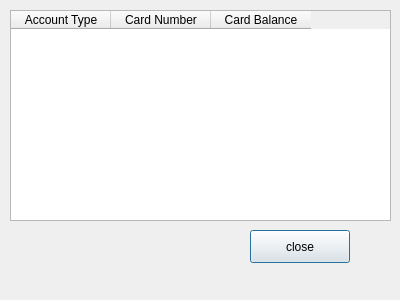
<?xml version="1.0" encoding="UTF-8"?>
<ui version="4.0">
 <class>ViewCardsWindow</class>
 <widget class="QDialog" name="ViewCardsWindow">
  <property name="geometry">
   <rect>
    <x>0</x>
    <y>0</y>
    <width>400</width>
    <height>300</height>
   </rect>
  </property>
  <property name="windowTitle">
   <string>Dialog</string>
  </property>
  <widget class="QTableWidget" name="cardsTable">
   <property name="geometry">
    <rect>
     <x>10</x>
     <y>10</y>
     <width>381</width>
     <height>211</height>
    </rect>
   </property>
   <column>
    <property name="text">
     <string>Account Type</string>
    </property>
   </column>
   <column>
    <property name="text">
     <string>Card Number</string>
    </property>
   </column>
   <column>
    <property name="text">
     <string>Card Balance</string>
    </property>
   </column>
  </widget>
  <widget class="QPushButton" name="closeButton">
   <property name="geometry">
    <rect>
     <x>250</x>
     <y>230</y>
     <width>100</width>
     <height>33</height>
    </rect>
   </property>
   <property name="text">
    <string>close</string>
   </property>
  </widget>
 </widget>
 <resources/>
 <connections/>
</ui>
